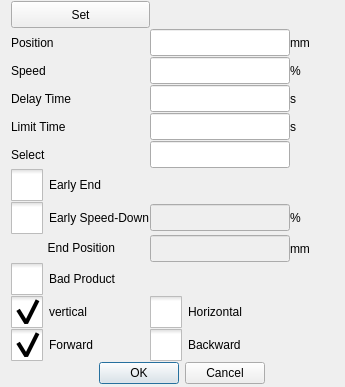
<?xml version="1.0" encoding="UTF-8"?>
<ui version="4.0">
 <class>ICInstructModifyDialog</class>
 <widget class="QDialog" name="ICInstructModifyDialog">
  <property name="geometry">
   <rect>
    <x>0</x>
    <y>0</y>
    <width>345</width>
    <height>387</height>
   </rect>
  </property>
  <property name="windowTitle">
   <string>Edit</string>
  </property>
  <property name="windowIcon">
   <iconset resource="../resource.qrc">
    <normaloff>:/resource/parameter.png</normaloff>:/resource/parameter.png</iconset>
  </property>
  <layout class="QGridLayout" name="gridLayout">
   <property name="topMargin">
    <number>0</number>
   </property>
   <property name="bottomMargin">
    <number>0</number>
   </property>
   <property name="spacing">
    <number>0</number>
   </property>
   <item row="0" column="0">
    <widget class="QPushButton" name="setButton">
     <property name="sizePolicy">
      <sizepolicy hsizetype="Minimum" vsizetype="Fixed">
       <horstretch>0</horstretch>
       <verstretch>0</verstretch>
      </sizepolicy>
     </property>
     <property name="minimumSize">
      <size>
       <width>0</width>
       <height>27</height>
      </size>
     </property>
     <property name="maximumSize">
      <size>
       <width>16777215</width>
       <height>27</height>
      </size>
     </property>
     <property name="text">
      <string>Set</string>
     </property>
    </widget>
   </item>
   <item row="1" column="0">
    <widget class="QLabel" name="positionLabel">
     <property name="text">
      <string>Position</string>
     </property>
    </widget>
   </item>
   <item row="1" column="1">
    <widget class="ICLineEditWithVirtualNumericKeypad" name="posEdit">
     <property name="sizePolicy">
      <sizepolicy hsizetype="Preferred" vsizetype="Fixed">
       <horstretch>0</horstretch>
       <verstretch>0</verstretch>
      </sizepolicy>
     </property>
     <property name="minimumSize">
      <size>
       <width>0</width>
       <height>27</height>
      </size>
     </property>
     <property name="maximumSize">
      <size>
       <width>16777215</width>
       <height>27</height>
      </size>
     </property>
    </widget>
   </item>
   <item row="1" column="2">
    <widget class="QLabel" name="mmLabel">
     <property name="text">
      <string>mm</string>
     </property>
    </widget>
   </item>
   <item row="2" column="0">
    <widget class="QLabel" name="speedLabel">
     <property name="text">
      <string>Speed</string>
     </property>
    </widget>
   </item>
   <item row="2" column="1">
    <widget class="ICLineEditWithVirtualNumericKeypad" name="speedEdit">
     <property name="sizePolicy">
      <sizepolicy hsizetype="Preferred" vsizetype="Fixed">
       <horstretch>0</horstretch>
       <verstretch>0</verstretch>
      </sizepolicy>
     </property>
     <property name="minimumSize">
      <size>
       <width>0</width>
       <height>27</height>
      </size>
     </property>
     <property name="maximumSize">
      <size>
       <width>16777215</width>
       <height>27</height>
      </size>
     </property>
    </widget>
   </item>
   <item row="2" column="2">
    <widget class="QLabel" name="precentLabel">
     <property name="text">
      <string>%</string>
     </property>
    </widget>
   </item>
   <item row="3" column="0">
    <widget class="QLabel" name="delayLabel">
     <property name="sizePolicy">
      <sizepolicy hsizetype="Fixed" vsizetype="Preferred">
       <horstretch>0</horstretch>
       <verstretch>0</verstretch>
      </sizepolicy>
     </property>
     <property name="minimumSize">
      <size>
       <width>134</width>
       <height>0</height>
      </size>
     </property>
     <property name="maximumSize">
      <size>
       <width>155</width>
       <height>16777215</height>
      </size>
     </property>
     <property name="text">
      <string>Delay Time</string>
     </property>
    </widget>
   </item>
   <item row="3" column="1">
    <widget class="ICLineEditWithVirtualNumericKeypad" name="delayTimeEdit">
     <property name="sizePolicy">
      <sizepolicy hsizetype="Preferred" vsizetype="Fixed">
       <horstretch>0</horstretch>
       <verstretch>0</verstretch>
      </sizepolicy>
     </property>
     <property name="minimumSize">
      <size>
       <width>0</width>
       <height>27</height>
      </size>
     </property>
     <property name="maximumSize">
      <size>
       <width>16777215</width>
       <height>27</height>
      </size>
     </property>
    </widget>
   </item>
   <item row="3" column="2">
    <widget class="QLabel" name="delayUnitLabel">
     <property name="text">
      <string>s</string>
     </property>
    </widget>
   </item>
   <item row="3" column="3">
    <spacer name="horizontalSpacer">
     <property name="orientation">
      <enum>Qt::Horizontal</enum>
     </property>
     <property name="sizeHint" stdset="0">
      <size>
       <width>40</width>
       <height>20</height>
      </size>
     </property>
    </spacer>
   </item>
   <item row="4" column="0">
    <widget class="QLabel" name="limitLabel">
     <property name="sizePolicy">
      <sizepolicy hsizetype="Fixed" vsizetype="Preferred">
       <horstretch>0</horstretch>
       <verstretch>0</verstretch>
      </sizepolicy>
     </property>
     <property name="minimumSize">
      <size>
       <width>134</width>
       <height>0</height>
      </size>
     </property>
     <property name="maximumSize">
      <size>
       <width>155</width>
       <height>16777215</height>
      </size>
     </property>
     <property name="text">
      <string>Limit Time</string>
     </property>
    </widget>
   </item>
   <item row="4" column="1">
    <widget class="ICLineEditWithVirtualNumericKeypad" name="limitTimeEdit">
     <property name="sizePolicy">
      <sizepolicy hsizetype="Preferred" vsizetype="Fixed">
       <horstretch>0</horstretch>
       <verstretch>0</verstretch>
      </sizepolicy>
     </property>
     <property name="minimumSize">
      <size>
       <width>0</width>
       <height>27</height>
      </size>
     </property>
     <property name="maximumSize">
      <size>
       <width>16777215</width>
       <height>27</height>
      </size>
     </property>
    </widget>
   </item>
   <item row="4" column="2">
    <widget class="QLabel" name="limitUnitLabel">
     <property name="text">
      <string>s</string>
     </property>
    </widget>
   </item>
   <item row="5" column="0">
    <widget class="QLabel" name="selectLabel">
     <property name="text">
      <string>Select</string>
     </property>
    </widget>
   </item>
   <item row="5" column="1">
    <widget class="ICLineEditWithVirtualNumericKeypad" name="selectEdit">
     <property name="sizePolicy">
      <sizepolicy hsizetype="Preferred" vsizetype="Fixed">
       <horstretch>0</horstretch>
       <verstretch>0</verstretch>
      </sizepolicy>
     </property>
     <property name="minimumSize">
      <size>
       <width>0</width>
       <height>27</height>
      </size>
     </property>
     <property name="maximumSize">
      <size>
       <width>16777215</width>
       <height>27</height>
      </size>
     </property>
    </widget>
   </item>
   <item row="6" column="0">
    <widget class="QCheckBox" name="earlyEndCheckBox">
     <property name="minimumSize">
      <size>
       <width>0</width>
       <height>32</height>
      </size>
     </property>
     <property name="maximumSize">
      <size>
       <width>16777215</width>
       <height>32</height>
      </size>
     </property>
     <property name="styleSheet">
      <string notr="true">::indicator {
     width: 32px;
     height: 32px;
 }

::indicator:unchecked 
{
     image: url(:/resource/check_unchecked.png);
 }
::indicator:checked 
{
     image: url(:/resource/check_checked.png);
 }

QRadioButton::indicator:checked:disabled
{
 image: url(:/resource/check_checked_disable.png);
}

QRadioButton::indicator:unchecked:disabled
{
 image: url(:/resource/check_unchecked_disable.png);
}



</string>
     </property>
     <property name="text">
      <string>Early End</string>
     </property>
    </widget>
   </item>
   <item row="7" column="0">
    <widget class="QCheckBox" name="earlySpeedDownCheckBox">
     <property name="sizePolicy">
      <sizepolicy hsizetype="Fixed" vsizetype="Fixed">
       <horstretch>0</horstretch>
       <verstretch>0</verstretch>
      </sizepolicy>
     </property>
     <property name="minimumSize">
      <size>
       <width>0</width>
       <height>32</height>
      </size>
     </property>
     <property name="maximumSize">
      <size>
       <width>170</width>
       <height>32</height>
      </size>
     </property>
     <property name="mouseTracking">
      <bool>true</bool>
     </property>
     <property name="styleSheet">
      <string notr="true">::indicator {
     width: 32px;
     height: 32px;
 }

::indicator:unchecked 
{
     image: url(:/resource/check_unchecked.png);
 }
::indicator:checked 
{
     image: url(:/resource/check_checked.png);
 }

QRadioButton::indicator:checked:disabled
{
 image: url(:/resource/check_checked_disable.png);
}

QRadioButton::indicator:unchecked:disabled
{
 image: url(:/resource/check_unchecked_disable.png);
}



</string>
     </property>
     <property name="text">
      <string>Early Speed-Down</string>
     </property>
     <property name="checkable">
      <bool>true</bool>
     </property>
    </widget>
   </item>
   <item row="7" column="1">
    <widget class="ICLineEditWithVirtualNumericKeypad" name="earlyDownSpeedTimeEdit">
     <property name="enabled">
      <bool>false</bool>
     </property>
     <property name="sizePolicy">
      <sizepolicy hsizetype="Preferred" vsizetype="Fixed">
       <horstretch>0</horstretch>
       <verstretch>0</verstretch>
      </sizepolicy>
     </property>
     <property name="minimumSize">
      <size>
       <width>0</width>
       <height>27</height>
      </size>
     </property>
     <property name="maximumSize">
      <size>
       <width>16777215</width>
       <height>27</height>
      </size>
     </property>
     <property name="text">
      <string/>
     </property>
    </widget>
   </item>
   <item row="7" column="2">
    <widget class="QLabel" name="mmLabel_4">
     <property name="text">
      <string>%</string>
     </property>
    </widget>
   </item>
   <item row="8" column="0">
    <widget class="QLabel" name="label">
     <property name="sizePolicy">
      <sizepolicy hsizetype="Minimum" vsizetype="Fixed">
       <horstretch>0</horstretch>
       <verstretch>0</verstretch>
      </sizepolicy>
     </property>
     <property name="layoutDirection">
      <enum>Qt::RightToLeft</enum>
     </property>
     <property name="text">
      <string>           End Position</string>
     </property>
    </widget>
   </item>
   <item row="8" column="1">
    <widget class="ICLineEditWithVirtualNumericKeypad" name="earlyEndTimeEdit">
     <property name="enabled">
      <bool>false</bool>
     </property>
     <property name="sizePolicy">
      <sizepolicy hsizetype="Fixed" vsizetype="Fixed">
       <horstretch>0</horstretch>
       <verstretch>0</verstretch>
      </sizepolicy>
     </property>
     <property name="minimumSize">
      <size>
       <width>140</width>
       <height>27</height>
      </size>
     </property>
     <property name="maximumSize">
      <size>
       <width>177</width>
       <height>27</height>
      </size>
     </property>
     <property name="text">
      <string/>
     </property>
    </widget>
   </item>
   <item row="8" column="2">
    <widget class="QLabel" name="mmLabel_2">
     <property name="text">
      <string>mm</string>
     </property>
    </widget>
   </item>
   <item row="9" column="0">
    <widget class="QCheckBox" name="badProductBox">
     <property name="minimumSize">
      <size>
       <width>0</width>
       <height>32</height>
      </size>
     </property>
     <property name="maximumSize">
      <size>
       <width>16777215</width>
       <height>32</height>
      </size>
     </property>
     <property name="styleSheet">
      <string notr="true">::indicator {
     width: 32px;
     height: 32px;
 }

::indicator:unchecked 
{
     image: url(:/resource/check_unchecked.png);
 }
::indicator:checked 
{
     image: url(:/resource/check_checked.png);
 }

QRadioButton::indicator:checked:disabled
{
 image: url(:/resource/check_checked_disable.png);
}

QRadioButton::indicator:unchecked:disabled
{
 image: url(:/resource/check_unchecked_disable.png);
}



</string>
     </property>
     <property name="text">
      <string>Bad Product</string>
     </property>
    </widget>
   </item>
   <item row="10" column="0">
    <widget class="QCheckBox" name="verticalBox">
     <property name="sizePolicy">
      <sizepolicy hsizetype="Fixed" vsizetype="Fixed">
       <horstretch>0</horstretch>
       <verstretch>0</verstretch>
      </sizepolicy>
     </property>
     <property name="minimumSize">
      <size>
       <width>0</width>
       <height>32</height>
      </size>
     </property>
     <property name="maximumSize">
      <size>
       <width>177</width>
       <height>32</height>
      </size>
     </property>
     <property name="layoutDirection">
      <enum>Qt::LeftToRight</enum>
     </property>
     <property name="styleSheet">
      <string notr="true">::indicator {
     width: 32px;
     height: 32px;
 }

::indicator:unchecked 
{
     image: url(:/resource/check_unchecked.png);
 }
::indicator:checked 
{
     image: url(:/resource/check_checked.png);
 }

QRadioButton::indicator:checked:disabled
{
 image: url(:/resource/check_checked_disable.png);
}

QRadioButton::indicator:unchecked:disabled
{
 image: url(:/resource/check_unchecked_disable.png);
}



</string>
     </property>
     <property name="text">
      <string>vertical</string>
     </property>
     <property name="checkable">
      <bool>true</bool>
     </property>
     <property name="checked">
      <bool>true</bool>
     </property>
     <attribute name="buttonGroup">
      <string notr="true">buttonGroup</string>
     </attribute>
    </widget>
   </item>
   <item row="10" column="1">
    <widget class="QCheckBox" name="horizontalBox">
     <property name="sizePolicy">
      <sizepolicy hsizetype="Fixed" vsizetype="Fixed">
       <horstretch>0</horstretch>
       <verstretch>0</verstretch>
      </sizepolicy>
     </property>
     <property name="minimumSize">
      <size>
       <width>0</width>
       <height>32</height>
      </size>
     </property>
     <property name="maximumSize">
      <size>
       <width>177</width>
       <height>32</height>
      </size>
     </property>
     <property name="styleSheet">
      <string notr="true">::indicator {
     width: 32px;
     height: 32px;
 }

::indicator:unchecked 
{
     image: url(:/resource/check_unchecked.png);
 }
::indicator:checked 
{
     image: url(:/resource/check_checked.png);
 }

QRadioButton::indicator:checked:disabled
{
 image: url(:/resource/check_checked_disable.png);
}

QRadioButton::indicator:unchecked:disabled
{
 image: url(:/resource/check_unchecked_disable.png);
}



</string>
     </property>
     <property name="text">
      <string>Horizontal</string>
     </property>
     <attribute name="buttonGroup">
      <string notr="true">buttonGroup</string>
     </attribute>
    </widget>
   </item>
   <item row="11" column="0">
    <widget class="QCheckBox" name="forwardBox">
     <property name="sizePolicy">
      <sizepolicy hsizetype="Fixed" vsizetype="Fixed">
       <horstretch>0</horstretch>
       <verstretch>0</verstretch>
      </sizepolicy>
     </property>
     <property name="minimumSize">
      <size>
       <width>0</width>
       <height>32</height>
      </size>
     </property>
     <property name="maximumSize">
      <size>
       <width>177</width>
       <height>32</height>
      </size>
     </property>
     <property name="layoutDirection">
      <enum>Qt::LeftToRight</enum>
     </property>
     <property name="styleSheet">
      <string notr="true">::indicator {
     width: 32px;
     height: 32px;
 }

::indicator:unchecked 
{
     image: url(:/resource/check_unchecked.png);
 }
::indicator:checked 
{
     image: url(:/resource/check_checked.png);
 }

QRadioButton::indicator:checked:disabled
{
 image: url(:/resource/check_checked_disable.png);
}

QRadioButton::indicator:unchecked:disabled
{
 image: url(:/resource/check_unchecked_disable.png);
}



</string>
     </property>
     <property name="text">
      <string>Forward</string>
     </property>
     <property name="checkable">
      <bool>true</bool>
     </property>
     <property name="checked">
      <bool>true</bool>
     </property>
     <attribute name="buttonGroup">
      <string notr="true">buttonGroup_2</string>
     </attribute>
    </widget>
   </item>
   <item row="11" column="1">
    <widget class="QCheckBox" name="backwardBox">
     <property name="sizePolicy">
      <sizepolicy hsizetype="Fixed" vsizetype="Fixed">
       <horstretch>0</horstretch>
       <verstretch>0</verstretch>
      </sizepolicy>
     </property>
     <property name="minimumSize">
      <size>
       <width>0</width>
       <height>32</height>
      </size>
     </property>
     <property name="maximumSize">
      <size>
       <width>177</width>
       <height>32</height>
      </size>
     </property>
     <property name="styleSheet">
      <string notr="true">::indicator {
     width: 32px;
     height: 32px;
 }

::indicator:unchecked 
{
     image: url(:/resource/check_unchecked.png);
 }
::indicator:checked 
{
     image: url(:/resource/check_checked.png);
 }

QRadioButton::indicator:checked:disabled
{
 image: url(:/resource/check_checked_disable.png);
}

QRadioButton::indicator:unchecked:disabled
{
 image: url(:/resource/check_unchecked_disable.png);
}



</string>
     </property>
     <property name="text">
      <string>Backward</string>
     </property>
     <attribute name="buttonGroup">
      <string notr="true">buttonGroup_2</string>
     </attribute>
    </widget>
   </item>
   <item row="12" column="0" colspan="2">
    <widget class="QDialogButtonBox" name="buttonBox">
     <property name="sizePolicy">
      <sizepolicy hsizetype="Preferred" vsizetype="Fixed">
       <horstretch>0</horstretch>
       <verstretch>0</verstretch>
      </sizepolicy>
     </property>
     <property name="maximumSize">
      <size>
       <width>254</width>
       <height>16777215</height>
      </size>
     </property>
     <property name="orientation">
      <enum>Qt::Horizontal</enum>
     </property>
     <property name="standardButtons">
      <set>QDialogButtonBox::Cancel|QDialogButtonBox::Ok</set>
     </property>
    </widget>
   </item>
  </layout>
 </widget>
 <customwidgets>
  <customwidget>
   <class>ICLineEditWithVirtualNumericKeypad</class>
   <extends>QLineEdit</extends>
   <header>iclineeditwithvirtualnumerickeypad.h</header>
  </customwidget>
 </customwidgets>
 <resources>
  <include location="../resource.qrc"/>
  <include location="../resource.qrc"/>
  <include location="../resource.qrc"/>
  <include location="../resource.qrc"/>
  <include location="../resource.qrc"/>
 </resources>
 <connections>
  <connection>
   <sender>buttonBox</sender>
   <signal>accepted()</signal>
   <receiver>ICInstructModifyDialog</receiver>
   <slot>accept()</slot>
   <hints>
    <hint type="sourcelabel">
     <x>248</x>
     <y>254</y>
    </hint>
    <hint type="destinationlabel">
     <x>157</x>
     <y>274</y>
    </hint>
   </hints>
  </connection>
  <connection>
   <sender>buttonBox</sender>
   <signal>rejected()</signal>
   <receiver>ICInstructModifyDialog</receiver>
   <slot>reject()</slot>
   <hints>
    <hint type="sourcelabel">
     <x>286</x>
     <y>271</y>
    </hint>
    <hint type="destinationlabel">
     <x>286</x>
     <y>274</y>
    </hint>
   </hints>
  </connection>
 </connections>
 <buttongroups>
  <buttongroup name="buttonGroup_2"/>
  <buttongroup name="buttonGroup"/>
 </buttongroups>
</ui>
